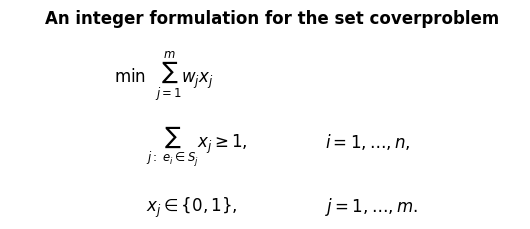

The Python source for this figure:
from matplotlib import pyplot as plt


def form(y):
    fs = 12
    delta = 2.5
    xspace = 11

    objective = r'$\min \ \ \sum_{j = 1}^m w_j x_j$'
    plt.text(1.5, y + 0.0, objective, fontsize=fs)

    subjects, suffixes = [], []

    subjects.append(r'$\sum_{j:\ e_i \in S_j} x_j \geq 1,$')
    suffixes.append(r'$i = 1, \ldots, n,$')

    subjects.append(r'$x_j \in \{0, 1\},$')
    suffixes.append(r'$j = 1, \ldots, m.$')

    for i, (c, s) in enumerate(zip(subjects, suffixes), start=1):
        plt.text(3.0, y - delta * i, c, fontsize=fs)
        plt.text(0.5 + xspace, y - delta * i, s, fontsize=fs)


if __name__ == '__main__':
    plt.figure(figsize=(6, 2))
    form(2)
    plt.title('An integer formulation for the set coverproblem',
              weight='bold')
    plt.gca().set_xlim([-2, 20])
    plt.gca().set_ylim([-2, 4])
    plt.gca().margins(0.1)
    plt.axis('off')
    plt.savefig('set_cover_forms.png', bbox_inches='tight')
    plt.tight_layout()
    plt.show()
